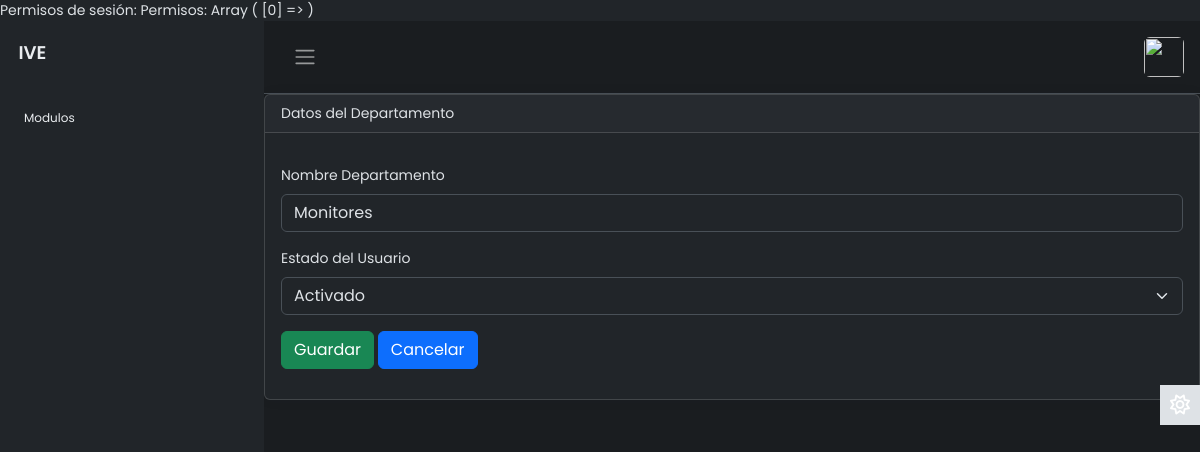
The page /modulos/departamentos/EditarDepartamento.php?txtID=7 (signed in) on the database as committed earlier.
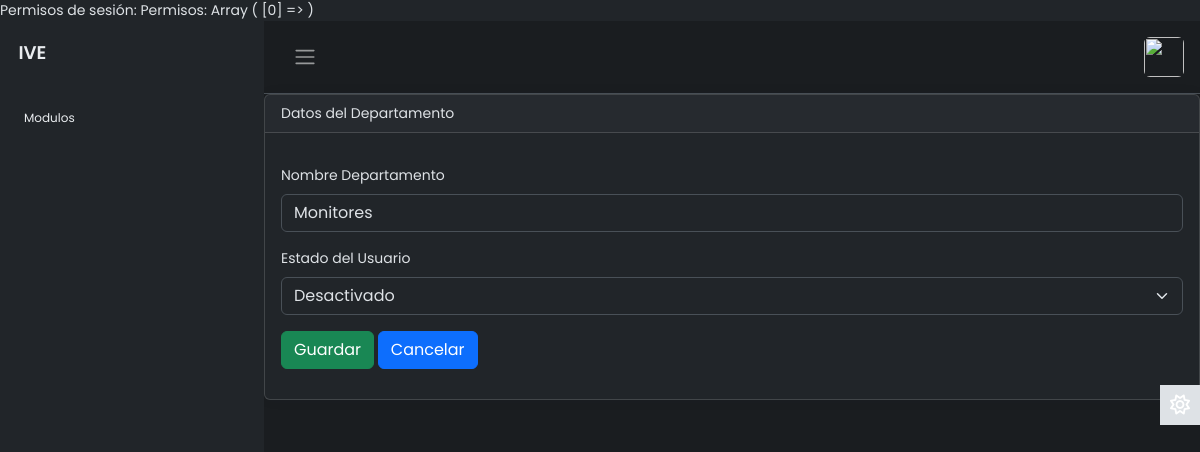
The same page on the database as committed later.
### tables this page shows
CREATE TABLE `departamentos` (
  `IDDepartamento` int(11) NOT NULL,
  `NombreDepartamento` varchar(100) NOT NULL,
  `lActivo` int(11) NOT NULL DEFAULT 1
);

### modulos/departamentos/EditarDepartamento.php (the view, shortened to what this page needs)
<?php
require("../../config/dbcontext.php");
if (isset($_GET['txtID'])) {
    $txtID = (isset($_GET['txtID'])) ? $_GET['txtID'] : '';
    $query = $link->prepare("SELECT * FROM departamentos WHERE IDDepartamento = ?");
    $query->bind_param("s", $txtID);
    $query->execute();
    $result = $query->get_result();
    if ($registro = $result->fetch_assoc()) {
        $nombredep = $registro["NombreDepartamento"];
    } else {
        echo ("NO SE ENCONTRARON REGISTROS");
    }
}
?>
<?php include("../../layout/top.php") ?>
<div class="card">
    <div class="card-header">
        Datos del Departamento
    </div>
    <div class="card-body">
        <form action="" method="post" id="formEditarDepartamento">
            <div class="mb-3">
                <label for="NombrDepartamento" class="form-label">Nombre Departamento</label>
                <input type="text" value="<?php echo $nombredep; ?>" class="form-control" name="nombre" id="nombre">
            </div>
            <div class="mb-3">
                <label for="status" class="form-label">Estado del Usuario</label>
                <select aria-valuemax="" class="form-select form-select" name="status" id="status">
                    <option value="1" <?php echo ($registro["lActivo"] == 1) ? 'selected' : ''; ?>>Activado</option>
                    <option value="0" <?php echo ($registro["lActivo"] == 0) ? 'selected' : ''; ?>>Desactivado</option>
                </select>
            </div>
            <button type="submit" class="btn btn-success">Guardar</button>
            <a  class="btn btn-primary" href="index.php" role="button">Cancelar</a>
        </form>
    </div>
</div>
<?php include("../../layout/foot.php"); ?>

Rows that differ between the two databases and show on the page:
changed departamentos "Monitores": status "Activado" → "Desactivado"
